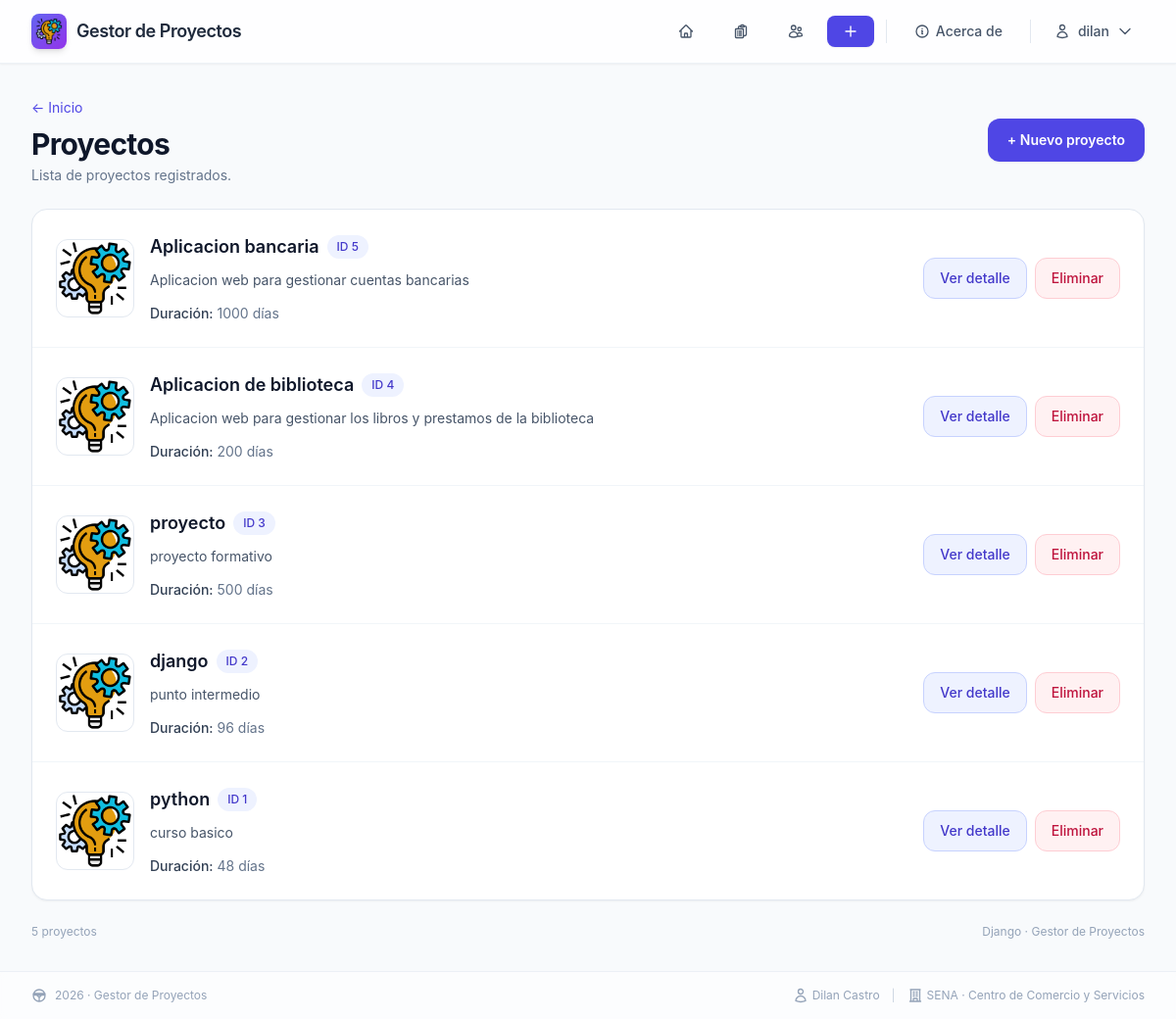
Screenshot of /proyectos/ (signed in) with the database file from the repository.
### gestor_proyectos/models.py (models this page shows, shortened)
class Proyecto(models.Model):
    nombre = models.CharField(max_length=100) #Un campo de texto osea un (Varchar)
    descripcion = models.TextField() #Campo de texto blanco
    duracion = models.IntegerField() #Campo numerico entero
    imagen = models.ImageField(upload_to='img/', default='img/logo.png') #Campo de imagen

### gestor_proyectos/views.py (the view)
# urls.py: path("proyectos/", views.mostrar_proyectos, name="proyectos"),
@login_required
def mostrar_proyectos(request):
    proyectos = Proyecto.objects.all().order_by("-id")
    return render(request, "proyectos.html", {"proyectos": proyectos})

### gestor_proyectos/templates/proyectos.html (shortened to what this page needs)
{% extends 'layouts/base.html' %}
{% load static %}
{% block content %}
<header class="mb-6 flex flex-col gap-4 sm:flex-row sm:items-center sm:justify-between">
    <div>
        <a href="{% url 'home' %}" class="text-sm text-indigo-600 hover:text-indigo-700">
            ← Inicio
        </a>
        <h1 class="mt-2 text-3xl font-bold tracking-tight text-slate-900">Proyectos</h1>
        <p class="mt-1 text-sm text-slate-500">Lista de proyectos registrados.</p>
    </div>
    <a href="{% url 'nuevo_proyecto' %}"
       class="inline-flex items-center justify-center rounded-xl bg-indigo-600 px-5 py-3 text-sm font-semibold text-white shadow-sm transition hover:bg-indigo-700">
        + Nuevo proyecto
    </a>
</header>
{% if proyectos %}
    <section class="overflow-hidden rounded-2xl border border-slate-200 bg-white shadow-sm">
        <ul class="divide-y divide-slate-100">
            {% for proyecto in proyectos %}
                <li class="p-5 transition hover:bg-slate-50 sm:p-6">
                    <div class="flex flex-col gap-5 lg:flex-row lg:items-center lg:justify-between">
                        <div class="flex flex-col gap-4 sm:flex-row sm:items-center min-w-0 flex-1">
                            {% if proyecto.imagen %}
                                <img src="{{ proyecto.imagen.url }}"
                                     alt="{{ proyecto.nombre }}"
                                     class="h-20 w-20 flex-shrink-0 rounded-xl border border-slate-200 object-cover">
                            {% else %}
                                <img src="{% static 'logo.png' %}"
                                     alt="{{ proyecto.nombre }}"
                                     class="h-20 w-20 flex-shrink-0 rounded-xl border border-slate-200 object-cover">
                            {% endif %}
                            <div class="min-w-0 flex-1">
                                <div class="flex flex-wrap items-center gap-2">
                                    <h2 class="text-lg font-semibold text-slate-900">
                                        {{ proyecto.nombre }}
                                    </h2>
                                    <span class="rounded-full bg-indigo-50 px-2.5 py-1 text-xs font-medium text-indigo-700">
                                        ID {{ proyecto.id }}
                                    </span>
                                </div>
                                <p class="mt-2 text-sm leading-6 text-slate-600">
                                    {{ proyecto.descripcion }}
                                </p>
                                <p class="mt-3 text-sm text-slate-500">
                                    <span class="font-medium text-slate-700">Duración:</span>
                                    {{ proyecto.duracion }} día{{ proyecto.duracion|pluralize }}
                                </p>
                            </div>
                        </div>
                        <div class="flex flex-col gap-2 sm:flex-row sm:items-center">
                            <a href="{% url 'ver_proyecto' proyecto.id %}"
                               class="inline-flex items-center justify-center rounded-xl border border-indigo-200 bg-indigo-50 px-4 py-2.5 text-sm font-medium text-indigo-700 transition hover:bg-indigo-100">
                                Ver detalle
                            </a>
                            <form method="post" action="{% url 'eliminar_proyecto' proyecto.id %}"
                                  onsubmit="return confirm('¿Seguro que deseas eliminar este proyecto?');">
                                <button type="submit"
                                        class="w-full rounded-xl border border-rose-200 bg-rose-50 px-4 py-2.5 text-sm font-medium text-rose-700 transition hover:bg-rose-100 sm:w-auto">
                                    Eliminar
                                </button>
                            </form>
                        </div>
                    </div>
                </li>
            {% endfor %}
        </ul>
    </section>
{% endif %}
<footer class="mt-6 flex items-center justify-between text-xs text-slate-400">
    <span>{{ proyectos|length }} proyecto{{ proyectos|pluralize }}</span>
    <span>Django · Gestor de Proyectos</span>
</footer>
{% endblock %}

### gestor_proyectos/templates/layouts/base.html (shortened to what this page needs)
{% load static %}
<!DOCTYPE html>
<html lang="es">
<head>
    <script src="https://cdn.tailwindcss.com"></script>
    <link rel="stylesheet" href="https://cdnjs.cloudflare.com/ajax/libs/font-awesome/6.0.0-beta3/css/all.min.css" />
</head>
<body class="antialiased text-slate-700 min-h-screen flex flex-col">
    <nav class="bg-white/80 backdrop-blur-sm border-b border-slate-200/60 sticky top-0 z-50 shadow-sm">
        <div class="max-w-7xl mx-auto px-4 sm:px-6 lg:px-8">
            <div class="flex items-center justify-between h-16">
                <div class="flex items-center gap-3">
                    <div class="flex items-center gap-2.5">
                        <div class="w-9 h-9 bg-gradient-to-br from-indigo-500 to-purple-600 rounded-lg flex items-center justify-center shadow-md">
                            <img src="{% static 'img/logo.png' %}" alt="Logo" class="p-1">
                        </div>
                        <span class="text-lg font-semibold text-slate-800 tracking-tight hidden sm:block">
                            Gestor de Proyectos
                        </span>
                    </div>
                </div>
                <div class="flex items-center gap-1 sm:gap-2">
                    <a href="{% url 'home' %}"
                       class="nav-link inline-flex items-center gap-1.5 px-3 sm:px-4 py-2 text-sm font-medium text-slate-600 hover:text-indigo-600 hover:bg-indigo-50/80 rounded-lg transition-all">
                    </a>
                    <a href="{% url 'proyectos' %}"
                       class="nav-link inline-flex items-center gap-1.5 px-3 sm:px-4 py-2 text-sm font-medium text-slate-600 hover:text-indigo-600 hover:bg-indigo-50/80 rounded-lg transition-all">
                    </a>
                    {% if user.is_staff %}
                        <a href="{% url 'grupos' %}"
                           class="nav-link inline-flex items-center gap-1.5 px-3 sm:px-4 py-2 text-sm font-medium text-slate-600 hover:text-indigo-600 hover:bg-indigo-50/80 rounded-lg transition-all">
                        </a>
                    {% endif %}
                    <a href="{% url 'nuevo_proyecto' %}"
                      class="nav-link inline-flex items-center gap-1.5 px-3 sm:px-4 py-2 text-sm font-medium text-white bg-indigo-600 hover:bg-indigo-700 rounded-lg transition-all shadow-sm hover:shadow">
                        <svg class="icon-sm" fill="none" stroke="currentColor" stroke-width="2" viewBox="0 0 24 24" stroke-linecap="round" stroke-linejoin="round">
                            <path d="M12 4.5v15m7.5-7.5h-15" />
                        </svg>
                    </a>
                    <a href="{% url 'acerca_de' %}"
                       class="nav-link inline-flex items-center gap-1.5 px-3 sm:px-4 py-2 text-sm font-medium text-slate-600 hover:text-indigo-600 hover:bg-indigo-50/80 rounded-lg transition-all">
                        <svg class="icon-sm" fill="none" stroke="currentColor" stroke-width="2" viewBox="0 0 24 24" stroke-linecap="round" stroke-linejoin="round">
                            <path d="M11.25 11.25l.041-.02a.75.75 0 0 1 1.063.852l-.708 2.836a.75.75 0 0 0 1.063.853l.041-.021M21 12a9 9 0 1 1-18 0 9 9 0 0 1 18 0Zm-9-3.75h.008v.008H12V8.25Z" />
                        </svg>
                        <span class="hidden sm:inline">Acerca de</span>
                    </a>
                    <div class="relative" x-data="{ open: false }" @click.away="open = false">
                        <button @click="open = !open"
                                class="inline-flex items-center gap-2 px-3 py-2 text-sm font-medium text-slate-600 hover:text-indigo-600 hover:bg-indigo-50/80 rounded-lg transition-all nav-link">
                            <svg class="icon-sm" fill="none" stroke="currentColor" stroke-width="2" viewBox="0 0 24 24" stroke-linecap="round" stroke-linejoin="round">
                                <path d="M15.75 6a3.75 3.75 0 1 1-7.5 0 3.75 3.75 0 0 1 7.5 0ZM4.501 20.118a7.5 7.5 0 0 1 14.998 0A17.933 17.933 0 0 1 12 21.75c-2.676 0-5.216-.584-7.499-1.632Z" />
                            </svg>
                            <span>{{ user.username }}</span>
                            <svg class="icon-sm transition-transform duration-150" :class="{ 'rotate-180': open }" fill="none" stroke="currentColor" stroke-width="2" viewBox="0 0 24 24" stroke-linecap="round" stroke-linejoin="round">
                                <path d="m19.5 8.25-7.5 7.5-7.5-7.5" />
                            </svg>
                        </button>
                    </div>
                </div>
            </div>
        </div>
    </nav>
    <main class="flex-1 max-w-7xl mx-auto px-4 sm:px-6 lg:px-8 py-6 md:py-8 w-full">
        {% block content %}
        {% endblock %}
    </main>
    <footer class="mt-auto border-t border-slate-200/60 bg-white/50 backdrop-blur-sm">
        <div class="max-w-7xl mx-auto px-4 sm:px-6 lg:px-8 py-4">
            <div class="flex flex-col sm:flex-row items-center justify-between gap-2 text-xs text-slate-400">
                <span class="flex items-center gap-2">
                    2026 · Gestor de Proyectos
                </span>
                <span class="flex items-center gap-3">
                    <span class="flex items-center gap-1">
                        <svg class="icon-sm" fill="none" stroke="currentColor" stroke-width="2" viewBox="0 0 24 24" stroke-linecap="round" stroke-linejoin="round">
                            <path d="M15.75 6a3.75 3.75 0 1 1-7.5 0 3.75 3.75 0 0 1 7.5 0ZM4.501 20.118a7.5 7.5 0 0 1 14.998 0A17.933 17.933 0 0 1 12 21.75c-2.676 0-5.216-.584-7.499-1.632Z" />
                        </svg>
                        Dilan Castro
                    </span>
                    <span class="hidden sm:inline text-slate-300">|</span>
                    <span class="hidden sm:flex items-center gap-1">
                        SENA · Centro de Comercio y Servicios
                    </span>
                </span>
            </div>
        </div>
    </footer>
</body>
</html>

### gestor_proyectos/templates/layouts/base.html (style rules this page uses)
body { font-family: 'Inter', -apple-system, BlinkMacSystemFont, 'Segoe UI', Roboto, sans-serif; background-color: #f8fafc; }
.nav-link { transition: all 0.15s ease; }
.icon-sm { width: 1rem; height: 1rem; flex-shrink: 0; }

### rows the page displays
Proyecto: imagen (picture), nombre "Aplicacion bancaria", id "5", descripcion "Aplicacion web para gestionar cuentas bancarias", duracion "1000"
Proyecto: imagen (picture), nombre "Aplicacion de biblioteca", id "4", descripcion "Aplicacion web para gestionar los libros y prestamos de la biblioteca", duracion "200"
Proyecto: imagen (picture), nombre "proyecto", id "3", descripcion "proyecto formativo", duracion "500"
Proyecto: imagen (picture), nombre "django", id "2", descripcion "punto intermedio", duracion "96"
Proyecto: imagen (picture), nombre "python", id "1", descripcion "curso basico", duracion "48"

### other values shown
{{ user.username }} "dilan"
{{ proyectos|length }} "5"
